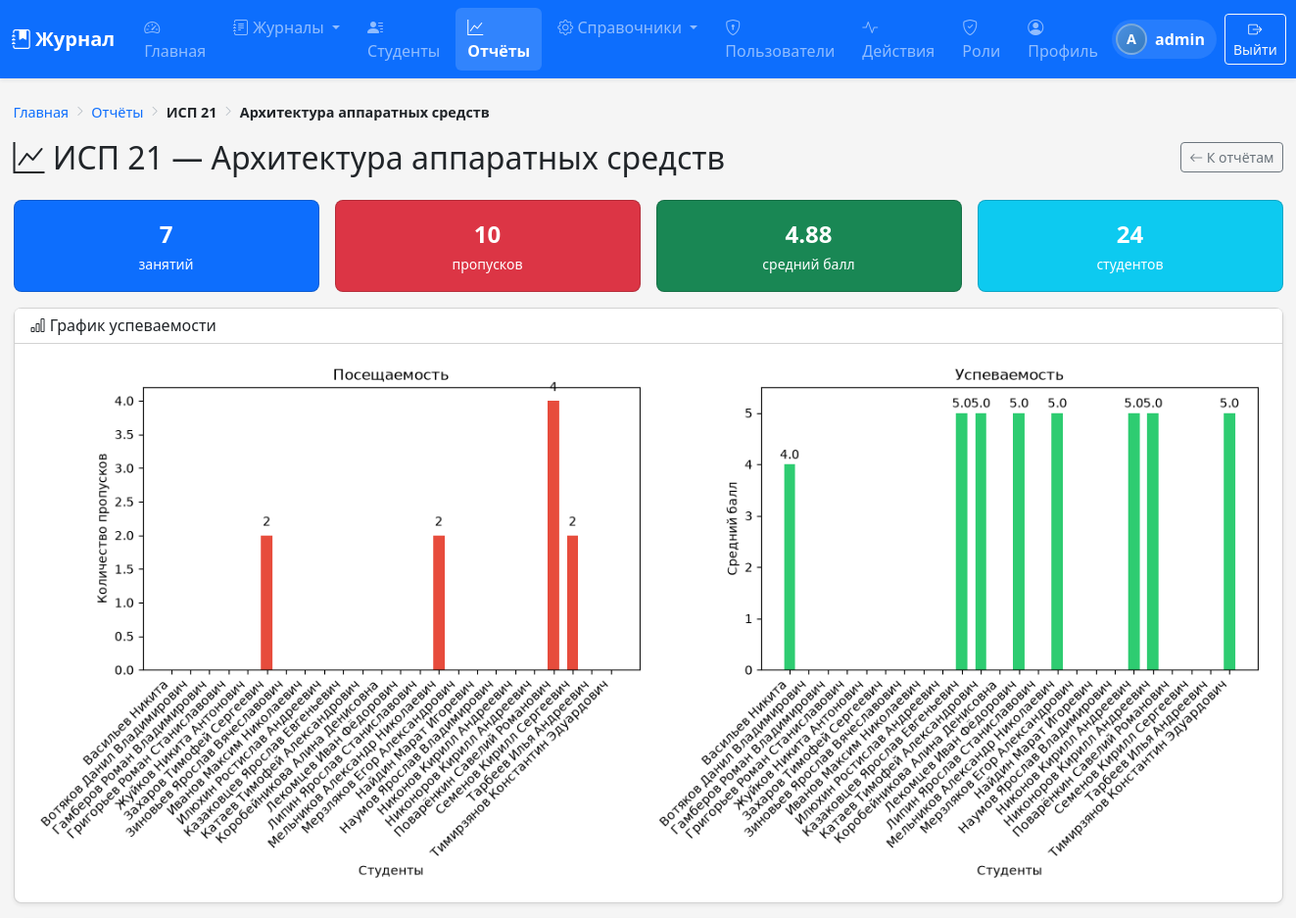
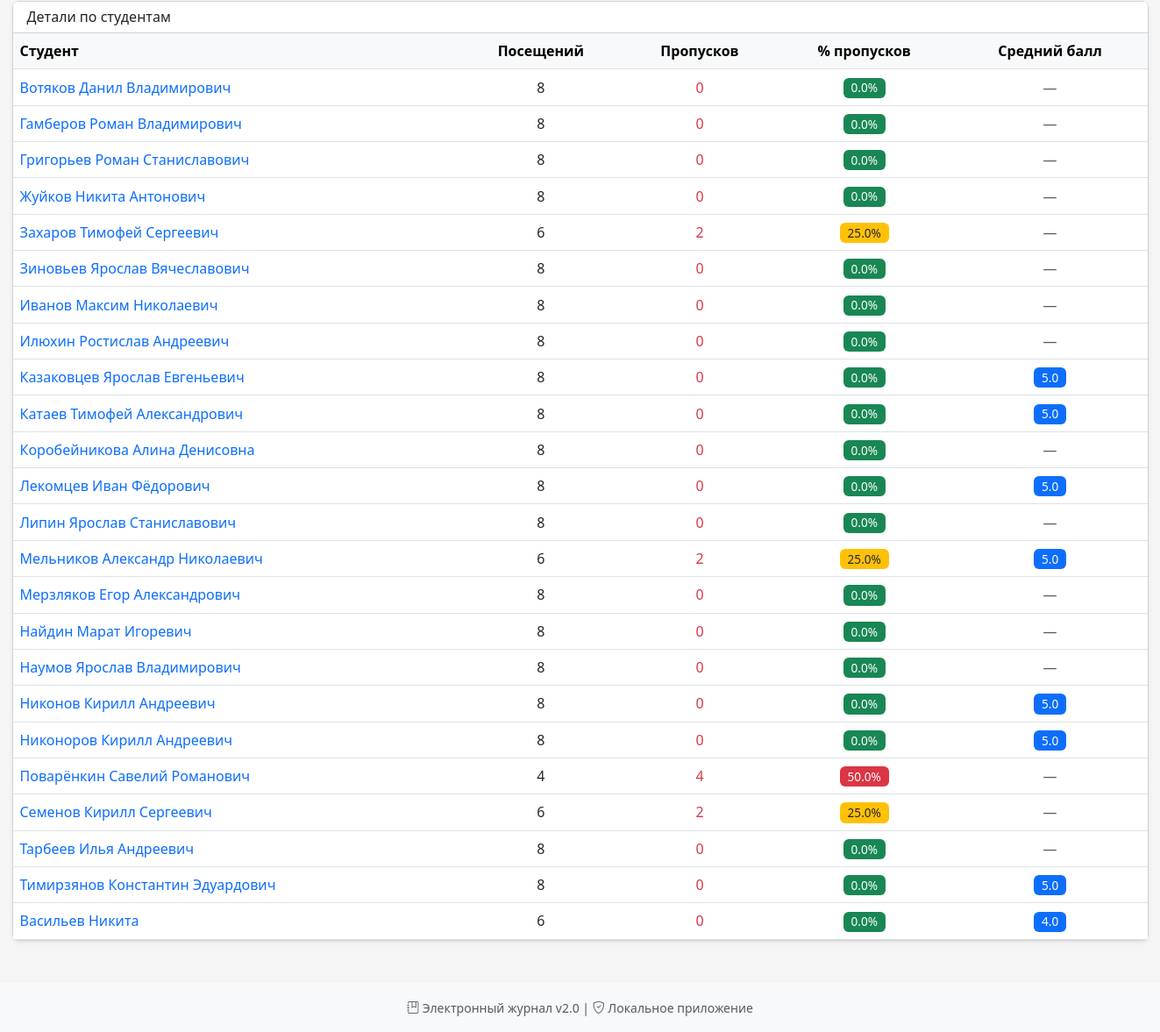
The page /reports/1 (signed in) on the database its author committed (2 pictures, top to bottom).
### tables this page shows
CREATE TABLE group_subjects (
            id INTEGER PRIMARY KEY AUTOINCREMENT,
            group_id INTEGER NOT NULL,
            subject_id INTEGER NOT NULL,
            FOREIGN KEY (group_id) REFERENCES groups(id) ON DELETE CASCADE,
            FOREIGN KEY (subject_id) REFERENCES subjects(id) ON DELETE CASCADE,
            UNIQUE(group_id, subject_id)
        );

CREATE TABLE groups (
            id INTEGER PRIMARY KEY AUTOINCREMENT,
            name TEXT UNIQUE NOT NULL
        , code TEXT, academic_year_id INTEGER);

CREATE TABLE subjects (
            id INTEGER PRIMARY KEY AUTOINCREMENT,
            name TEXT NOT NULL
        );

CREATE TABLE students (
            id INTEGER PRIMARY KEY AUTOINCREMENT,
            group_id INTEGER NOT NULL,
            full_name TEXT NOT NULL,
            FOREIGN KEY (group_id) REFERENCES groups(id) ON DELETE CASCADE
        );

### routes.py (the view)
@main_bp.route('/reports/<int:gsid>')
@login_required
def view_report(gsid):
    pair = GroupSubject.get_by_id(gsid)
    if not pair:
        flash('Пара не найдена', 'danger')
        return redirect(url_for('main.reports'))
    semester = request.args.get('semester', None, type=int)
    stats = JournalManager.get_statistics(gsid, semester)
    students = Student.get_by_group(pair['group_id'])
    student_stats = {}
    for s in stats['students']:
        st = Student.get_by_id(s['student_id'])
        if st:
            total_considered = (s['absences'] or 0) + (s['attendances'] or 0)
            student_stats[s['student_id']] = {
                'name': st['full_name'],
                'absences': s['absences'],
                'attendances': s['attendances'],
                'total': total_considered,
                'avg_grade': round(s['avg_grade'] or 0, 2),
                'absence_percent': round(
                    ((s['absences'] or 0) / total_considered * 100) if total_considered > 0 else 0,
                    1
                )
            }
    cf = f'report_{gsid}.png'
    cp = os.path.join(Config.STATIC_FOLDER, 'charts', cf)
    os.makedirs(os.path.dirname(cp), exist_ok=True)
    names = [s['full_name'] for s in students]
    absences = [student_stats.get(s['id'], {}).get('absences', 0) for s in students]
    avg_grades = [student_stats.get(s['id'], {}).get('avg_grade', 0) for s in students]
    generate_report_chart(names, absences, avg_grades, cp)
    return render_template('report_detail.html', pair=pair, stats=stats,
                           student_stats=student_stats, chart_filename=f'charts/{cf}')

### journal_manager.py (called while the page is built)
    @staticmethod
    def get_table_name(gs_id):
        return f"journal_{gs_id}"

### models.py (called while the page is built)
def get_db():
    conn = sqlite3.connect(Config.DATABASE)
    conn.row_factory = sqlite3.Row
    conn.execute("PRAGMA foreign_keys = ON")
    return conn

    @staticmethod
    def get_by_group(gid):
        conn = get_db()
        students = conn.execute("SELECT * FROM students WHERE group_id = ? ORDER BY full_name", (gid,)).fetchall()
        conn.close()
        return students

    @staticmethod
    def get_by_id(sid):
        conn = get_db()
        student = conn.execute("SELECT * FROM students WHERE id = ?", (sid,)).fetchone()
        conn.close()
        return student

    @staticmethod
    def get_by_id(gsid):
        conn = get_db()
        pair = conn.execute('''
            SELECT gs.*, g.name as group_name, s.name as subject_name
            FROM group_subjects gs
            JOIN groups g ON gs.group_id=g.id
            JOIN subjects s ON gs.subject_id=s.id
            WHERE gs.id=?
        ''', (gsid,)).fetchone()
        conn.close()
        return pair

    @staticmethod
    def get_permissions_for_user_via_positions(uid):
        conn = get_db()
        rows = conn.execute('''
            SELECT DISTINCT p.code
            FROM user_positions up
            JOIN position_permissions pp ON pp.position_id = up.position_id
            JOIN permissions p ON p.id = pp.permission_id
            WHERE up.user_id = ?
        ''', (uid,)).fetchall()
        conn.close()
        return [r['code'] for r in rows]

    @staticmethod
    def get_personal_permissions(uid):
        conn = get_db()
        permissions = conn.execute('''
            SELECT p.code FROM permissions p
            JOIN user_permissions up ON p.id=up.permission_id
            WHERE up.user_id=?
        ''', (uid,)).fetchall()
        conn.close()
        return [p['code'] for p in permissions]

    @staticmethod
    def get_user_permissions(uid):
        personal = set(Permission.get_personal_permissions(uid))
        from_roles = set(PositionPermission.get_permissions_for_user_via_positions(uid))
        return sorted(personal | from_roles)

    @staticmethod
    def has_permission(uid, code):
        perms = Permission.get_user_permissions(uid)
        return code in perms

### templates/report_detail.html (shortened to what this page needs)
{% extends "base.html" %}
{% from "_breadcrumbs.html" import breadcrumbs %}
{% block breadcrumbs %}
    {{ breadcrumbs([
        ('Главная', url_for('main.dashboard')),
        ('Отчёты', url_for('main.reports')),
        (pair.group_name, None),
        (pair.subject_name, None),
    ]) }}
{% endblock %}
{% block content %}
<div class="d-flex flex-wrap justify-content-between align-items-center mb-4 gap-2">
    <h2 class="mb-0">
        <i class="bi bi-graph-up"></i>
        {{ pair.group_name }} — {{ pair.subject_name }}
    </h2>
    <a href="{{ url_for('main.reports') }}" class="btn btn-outline-secondary btn-sm">
        <i class="bi bi-arrow-left"></i> К отчётам
    </a>
</div>
<div class="row g-3 mb-3">
    <div class="col-6 col-md-3">
        <div class="card text-white bg-primary">
            <div class="card-body text-center">
                <div class="fs-4 fw-bold">{{ stats.total_lessons }}</div>
                <small>занятий</small>
            </div>
        </div>
    </div>
    <div class="col-6 col-md-3">
        <div class="card text-white bg-danger">
            <div class="card-body text-center">
                <div class="fs-4 fw-bold">{{ stats.total_absences }}</div>
                <small>пропусков</small>
            </div>
        </div>
    </div>
    <div class="col-6 col-md-3">
        <div class="card text-white bg-success">
            <div class="card-body text-center">
                <div class="fs-4 fw-bold">{{ stats.avg_grade }}</div>
                <small>средний балл</small>
            </div>
        </div>
    </div>
    <div class="col-6 col-md-3">
        <div class="card text-white bg-info">
            <div class="card-body text-center">
                <div class="fs-4 fw-bold">{{ stats.students|length }}</div>
                <small>студентов</small>
            </div>
        </div>
    </div>
</div>
{% if chart_filename %}
<div class="card shadow-sm mb-3">
    <div class="card-header bg-white">
        <h6 class="mb-0">
            <i class="bi bi-bar-chart"></i> График успеваемости
        </h6>
    </div>
    <div class="card-body text-center">
        <img src="{{ url_for('static', filename=chart_filename) }}"
             class="img-fluid" alt="График">
    </div>
</div>
{% endif %}
<div class="card shadow-sm">
    <div class="card-header bg-white">
        <h6 class="mb-0">Детали по студентам</h6>
    </div>
    <div class="table-responsive">
        <table class="table table-hover align-middle mb-0">
            <thead class="table-light">
                <tr>
                    <th>Студент</th>
                    <th class="text-center">Посещений</th>
                    <th class="text-center">Пропусков</th>
                    <th class="text-center">% пропусков</th>
                    <th class="text-center">Средний балл</th>
                </tr>
            </thead>
            <tbody>
            {% for s in stats.students %}
                {% set info = student_stats.get(s.student_id) %}
                {% if info %}
                    <tr>
                        <td>
                            <a href="{{ url_for('main.student_card', sid=s.student_id) }}"
                               class="text-decoration-none">
                                {{ info.name }}
                            </a>
                        </td>
                        <td class="text-center">{{ info.attendances }}</td>
                        <td class="text-center text-danger">{{ info.absences }}</td>
                        <td class="text-center">
                            {% if info.absence_percent > 25 %}
                                <span class="badge bg-danger">{{ info.absence_percent }}%</span>
                            {% elif info.absence_percent > 10 %}
                                <span class="badge bg-warning text-dark">{{ info.absence_percent }}%</span>
                            {% else %}
                                <span class="badge bg-success">{{ info.absence_percent }}%</span>
                            {% endif %}
                        </td>
                        <td class="text-center">
                            {% if info.avg_grade > 0 %}
                                <span class="badge bg-primary">{{ info.avg_grade }}</span>
                            {% else %}
                                <span class="text-muted">—</span>
                            {% endif %}
                        </td>
                    </tr>
                {% endif %}
            {% endfor %}
            </tbody>
        </table>
    </div>
</div>
{% endblock %}

### templates/_breadcrumbs.html
{% macro breadcrumbs(items) %}
    <ol class="breadcrumbs">
        {% for label, url in items %}
            {% if url %}
                <li><a href="{{ url }}">{{ label }}</a></li>
            {% else %}
                <li><span class="current">{{ label }}</span></li>
            {% endif %}
        {% endfor %}
    </ol>
{% endmacro %}

### static/style.css (style rules this page uses)
body { background-color: #f5f5f5; min-height: 100vh; display: flex; flex-direction: column; }
.badge { font-size: 0.85rem; font-weight: 500; }
.btn { transition: all 0.15s ease; }
.card { border-radius: 8px; transition: transform 0.15s, box-shadow 0.15s; }
.card.shadow-sm { box-shadow: 0 0.125rem 0.25rem rgba(0, 0, 0, 0.075) !important; }

### templates/base.html (style rules this page uses)
.breadcrumbs { display: flex; flex-wrap: wrap; align-items: center; gap: 6px; padding: 0; margin: 0 0 16px 0; list-style: none; font-size: 0.9rem; color: #6c757d; }
.breadcrumbs li { display: inline-flex; align-items: center; gap: 6px; }
.breadcrumbs li + li::before { content: "\F285"; font-family: "bootstrap-icons"; font-size: 0.7rem; color: #adb5bd; }
.breadcrumbs a { color: #0d6efd; text-decoration: none; transition: color 0.15s; }
.breadcrumbs .current { color: #212529; font-weight: 600; }
html { scroll-behavior: smooth; }
body { min-height: 100vh; display: flex; flex-direction: column; }

### rows shown on the page
group_subjects: name "ИСП 21", name "Архитектура аппаратных средств"
groups: group_name "ИСП 21"
subjects: subject_name "Архитектура аппаратных средств"
students: name "Вотяков Данил Владимирович"
students: name "Гамберов Роман Владимирович"
students: name "Григорьев Роман Станиславович"
students: name "Жуйков Никита Антонович"
students: name "Захаров Тимофей Сергеевич"
students: name "Зиновьев Ярослав Вячеславович"
students: name "Иванов Максим Николаевич"
students: name "Илюхин Ростислав Андреевич"
students: name "Казаковцев Ярослав Евгеньевич"
students: name "Катаев Тимофей Александрович"
students: name "Коробейникова Алина Денисовна"
students: name "Лекомцев Иван Фёдорович"
students: name "Липин Ярослав Станиславович"
students: name "Мельников Александр Николаевич"
students: name "Мерзляков Егор Александрович"
students: name "Найдин Марат Игоревич"
students: name "Наумов Ярослав Владимирович"
students: name "Никонов Кирилл Андреевич"
students: name "Никоноров Кирилл Андреевич"
students: name "Поварёнкин Савелий Романович"
students: name "Семенов Кирилл Сергеевич"
students: name "Тарбеев Илья Андреевич"
students: name "Тимирзянов Константин Эдуардович"
students: name "Васильев Никита"

### other values the page prints
{{ session.username[0]|upper }} "A"
{{ session.username }} "admin"
{{ label }} "Главная" "Отчёты"
{{ stats.total_lessons }} "7"
{{ stats.total_absences }} "10"
{{ stats.avg_grade }} "4.88"
{{ stats.students|length }} "24"
{{ info.attendances }} "8" "8" "8" "8" "6" "8" "8" "8" "8" "8" "8" "8" "8" "6" "8" "8" "8" "8" "8" "4" "6" "8" "8" "6"
{{ info.absences }} "0" "0" "0" "0" "2" "0" "0" "0" "0" "0" "0" "0" "0" "2" "0" "0" "0" "0" "0" "4" "2" "0" "0" "0"
{{ info.absence_percent }} "0.0" "0.0" "0.0" "0.0" "0.0" "0.0" "0.0" "0.0" "0.0" "0.0" "0.0" "0.0" "0.0" "0.0" "0.0" "0.0" "0.0" "0.0" "0.0" "0.0"
{{ info.absence_percent }} "25.0" "25.0" "25.0"
{{ info.avg_grade }} "5.0" "5.0" "5.0" "5.0" "5.0" "5.0" "5.0" "4.0"
{{ info.absence_percent }} "50.0"
